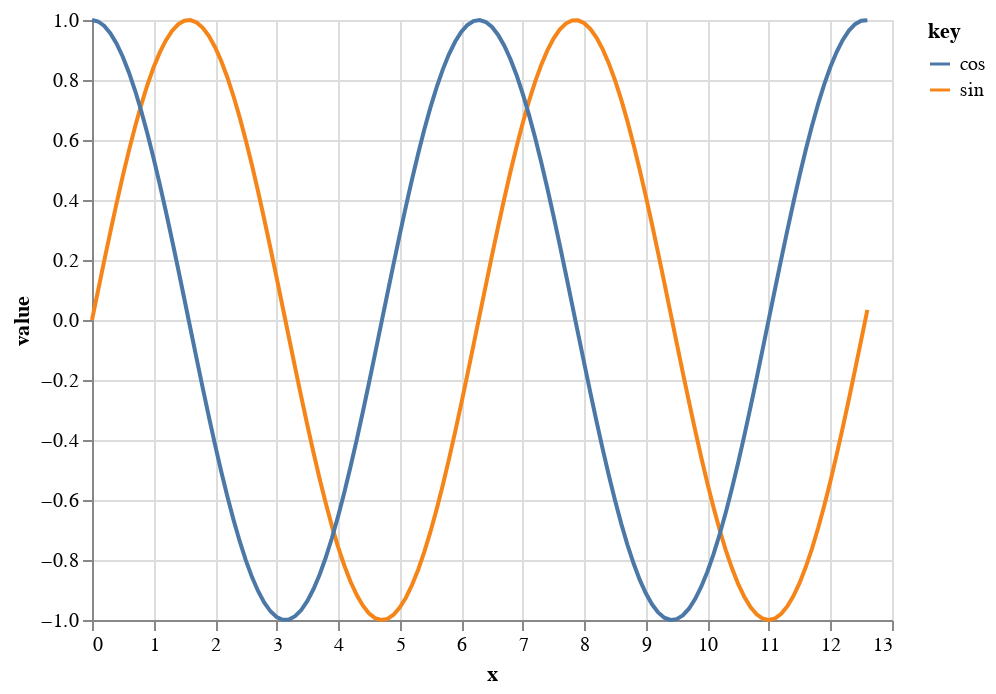

Notebook source saved alongside this figure:
### Code cell
import altair as alt

source = alt.sequence(start=0, stop=12.7, step=0.1, as_='x')

alt.Chart(source).mark_line().transform_calculate(
    sin='sin(datum.x)',
    cos='cos(datum.x)'
).transform_fold(
    ['sin', 'cos']
).encode(
    x='x:Q',
    y='value:Q',
    color='key:N'
)

### Figure 1 — Vega-Lite specification as saved in the notebook (floating-point values rounded to 4 significant figures)
{"config": {"view": {"continuousWidth": 400, "continuousHeight": 300}}, "data": {"sequence": {"start": 0, "stop": 12.7, "step": 0.1, "as": "x"}}, "mark": "line", "encoding": {"color": {"type": "nominal", "field": "key"}, "x": {"type": "quantitative", "field": "x"}, "y": {"type": "quantitative", "field": "value"}}, "transform": [{"calculate": "sin(datum.x)", "as": "sin"}, {"calculate": "cos(datum.x)", "as": "cos"}, {"fold": ["sin", "cos"]}], "$schema": "https://vega.github.io/schema/vega-lite/v4.8.1.json"}
